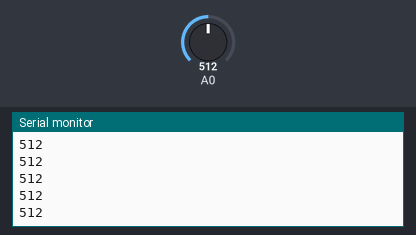
A sketch run on a simulated Arduino Uno, built with avr-gcc and run on an emulated ATmega328P. Parts: the last lines printed to the serial monitor. The inputs (shaded band) are chosen by the test bench; at power-on: A0 = 512.

Above: at 1.2 s.
1.3 s: A0 set to 716
At 2.2 s:
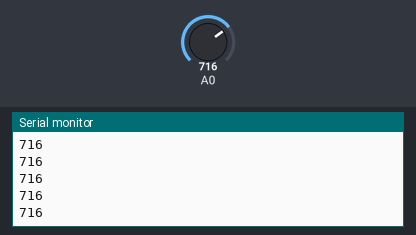
2.8 s: A0 set to 900
At 3.6 s:
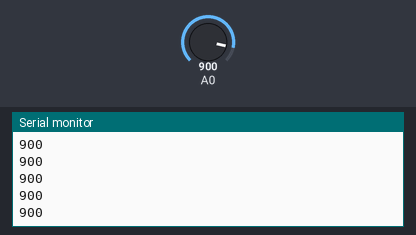
Timing chart, 0 to 5.8 s (numbered marks = the images above; inputs shaded):
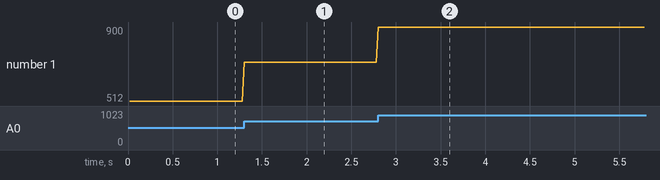

The sketch:

sharp_distance_test.ino
```cpp
// (licence header left out)
uint16_t LOOP_INTERVAL = 20;

uint32_t loop_time;

/*
** Returns a boolean value that indicates whether the current time, t, is later than some prior
** time, t0, plus a given interval, dt.  The condition accounts for timer overflow / wraparound.
*/
bool it_is_time(uint32_t t, uint32_t t0, uint16_t dt) {
  return ((t >= t0) && (t - t0 >= dt)) ||         // The first disjunct handles the normal case
            ((t < t0) && (t + (~t0) + 1 >= dt));  //   while the second handles the overflow case
}

void setup() {
  Serial.begin(115200);

  loop_time = millis();
}

void loop() {
  uint32_t t;
  uint16_t x, y, z, res;

  t = millis();
  if (it_is_time(t, loop_time, LOOP_INTERVAL)) {
    x = analogRead(0);
    y = analogRead(0);
    z = analogRead(0);

    //res = x;
    //res = (x + y + z) / 3;
    res = min(min(x, y), z);
    Serial.println(res);

    loop_time = t;
  }
}
```

Measured:
- after the input at 1.3 s, the serial monitor: prints a new line at once (image 1)
- after the input at 2.8 s, the serial monitor: prints a new line at once (image 2)
- plotted number 1: 512 → 716 after the input at 1.3 s, 716 → 900 after the input at 2.8 s
